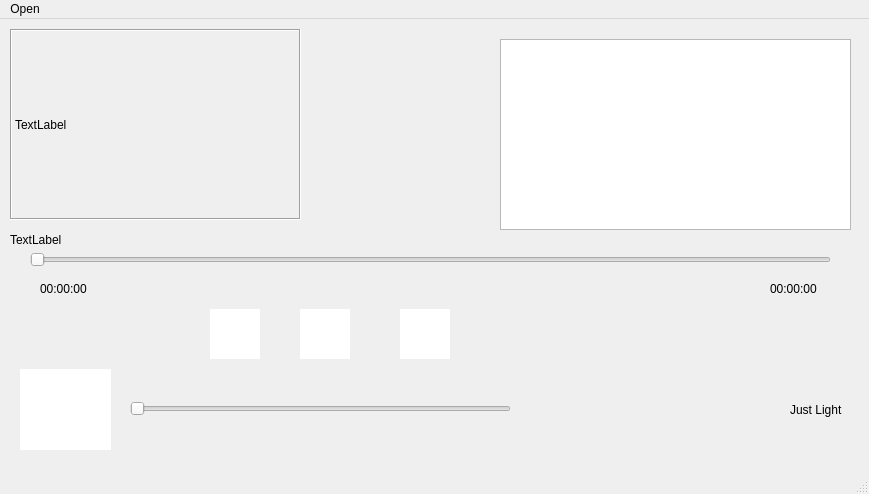
<?xml version="1.0" encoding="UTF-8"?>
<ui version="4.0">
 <class>MainWindow</class>
 <widget class="QMainWindow" name="MainWindow">
  <property name="geometry">
   <rect>
    <x>0</x>
    <y>0</y>
    <width>869</width>
    <height>494</height>
   </rect>
  </property>
  <property name="windowTitle">
   <string>MainWindow</string>
  </property>
  <property name="styleSheet">
   <string notr="true">QMainWindow{
 }
background-color: rgb(26, 26, 26);
</string>
  </property>
  <property name="iconSize">
   <size>
    <width>40</width>
    <height>40</height>
   </size>
  </property>
  <widget class="QWidget" name="centralwidget">
   <widget class="QLabel" name="label">
    <property name="geometry">
     <rect>
      <x>10</x>
      <y>210</y>
      <width>311</width>
      <height>21</height>
     </rect>
    </property>
    <property name="styleSheet">
     <string notr="true">border-color: 2px solid rgb(255, 255, 255);</string>
    </property>
    <property name="text">
     <string>TextLabel</string>
    </property>
   </widget>
   <widget class="QSlider" name="horizontalSlider">
    <property name="geometry">
     <rect>
      <x>30</x>
      <y>220</y>
      <width>801</width>
      <height>41</height>
     </rect>
    </property>
    <property name="styleSheet">
     <string notr="true">Qslider::groovehorizontal
{
	height:10px;
	width:460px;
	background:red;
	border-radius:5x;
}
Qslider::handle:horizontal
{
	background:rgb(52,50,64);
	width:20px;
	height:20px;
	margin:-7px-7px;
	border-radius:10px;
}</string>
    </property>
    <property name="orientation">
     <enum>Qt::Horizontal</enum>
    </property>
   </widget>
   <widget class="QSlider" name="horizontalSlider_2">
    <property name="geometry">
     <rect>
      <x>130</x>
      <y>380</y>
      <width>381</width>
      <height>20</height>
     </rect>
    </property>
    <property name="styleSheet">
     <string notr="true">Qslider::groovehorizontal
{
	height:10px;
	width:460px;
	background:red;
	border-radius:5x;
}
Qslider::handle:horizontal
{
	background:rgb(52,50,64);
	width:20px;
	height:20px;
	margin:-7px-7px;
	border-radius:10px;
}</string>
    </property>
    <property name="orientation">
     <enum>Qt::Horizontal</enum>
    </property>
   </widget>
   <widget class="QPushButton" name="pushButton">
    <property name="geometry">
     <rect>
      <x>20</x>
      <y>350</y>
      <width>91</width>
      <height>81</height>
     </rect>
    </property>
    <property name="styleSheet">
     <string notr="true">QPushButton
{
	border:none;
	border-radius:50px;
	background-color:rgb(255,255,255);
	color:rgb(52,51,64);
	padding:0px;
}</string>
    </property>
    <property name="text">
     <string/>
    </property>
    <property name="iconSize">
     <size>
      <width>40</width>
      <height>40</height>
     </size>
    </property>
   </widget>
   <widget class="QPushButton" name="Push_seekback">
    <property name="geometry">
     <rect>
      <x>210</x>
      <y>290</y>
      <width>50</width>
      <height>50</height>
     </rect>
    </property>
    <property name="styleSheet">
     <string notr="true">QPushButton
{
	border:none;
	border-radius:50px;
	background-color:rgb(255,255,255);
	color:rgb(52,51,64);
	min-width:50px;
	max-width:50px;
	min-height:50px;
	max-height:50px;
	padding:0px;
}
QPushButton:hover
{
	background-color: rgb(109, 109, 109);
}</string>
    </property>
    <property name="text">
     <string/>
    </property>
    <property name="iconSize">
     <size>
      <width>40</width>
      <height>40</height>
     </size>
    </property>
   </widget>
   <widget class="QPushButton" name="Push_play">
    <property name="geometry">
     <rect>
      <x>300</x>
      <y>290</y>
      <width>50</width>
      <height>50</height>
     </rect>
    </property>
    <property name="styleSheet">
     <string notr="true">QPushButton
{
	border:none;
	border-radius:50px;
	background-color:rgb(255,255,255);
	color:rgb(52,51,64);
	min-width:50px;
	max-width:50px;
	min-height:50px;
	max-height:50px;
	padding:0px;
}
QPushButton:hover
{
	background-color: rgb(109, 109, 109);
}</string>
    </property>
    <property name="text">
     <string/>
    </property>
    <property name="iconSize">
     <size>
      <width>40</width>
      <height>40</height>
     </size>
    </property>
   </widget>
   <widget class="QPushButton" name="Push_seekfoward">
    <property name="geometry">
     <rect>
      <x>400</x>
      <y>290</y>
      <width>50</width>
      <height>50</height>
     </rect>
    </property>
    <property name="styleSheet">
     <string notr="true">QPushButton
{
	border:none;
	border-radius:50px;
	background-color:rgb(255,255,255);
	color:rgb(52,51,64);
	min-width:50px;
	max-width:50px;
	min-height:50px;
	max-height:50px;
	padding:0px;
}
QPushButton:hover
{
	background-color: rgb(109, 109, 109);
}</string>
    </property>
    <property name="text">
     <string/>
    </property>
    <property name="iconSize">
     <size>
      <width>40</width>
      <height>40</height>
     </size>
    </property>
   </widget>
   <widget class="QLabel" name="label_3">
    <property name="geometry">
     <rect>
      <x>40</x>
      <y>260</y>
      <width>63</width>
      <height>20</height>
     </rect>
    </property>
    <property name="text">
     <string>00:00:00</string>
    </property>
   </widget>
   <widget class="QLabel" name="label_4">
    <property name="geometry">
     <rect>
      <x>770</x>
      <y>260</y>
      <width>63</width>
      <height>20</height>
     </rect>
    </property>
    <property name="text">
     <string>00:00:00</string>
    </property>
   </widget>
   <widget class="QLabel" name="label_2">
    <property name="geometry">
     <rect>
      <x>10</x>
      <y>10</y>
      <width>291</width>
      <height>191</height>
     </rect>
    </property>
    <property name="frameShape">
     <enum>QFrame::Box</enum>
    </property>
    <property name="frameShadow">
     <enum>QFrame::Sunken</enum>
    </property>
    <property name="text">
     <string>TextLabel</string>
    </property>
    <property name="scaledContents">
     <bool>true</bool>
    </property>
    <property name="wordWrap">
     <bool>false</bool>
    </property>
   </widget>
   <widget class="QListWidget" name="listWidget">
    <property name="geometry">
     <rect>
      <x>500</x>
      <y>20</y>
      <width>351</width>
      <height>191</height>
     </rect>
    </property>
   </widget>
   <widget class="QLabel" name="label_5">
    <property name="geometry">
     <rect>
      <x>790</x>
      <y>340</y>
      <width>63</width>
      <height>101</height>
     </rect>
    </property>
    <property name="text">
     <string>Just Light</string>
    </property>
   </widget>
  </widget>
  <widget class="QMenuBar" name="menubar">
   <property name="geometry">
    <rect>
     <x>0</x>
     <y>0</y>
     <width>869</width>
     <height>25</height>
    </rect>
   </property>
   <widget class="QMenu" name="menuOpen">
    <property name="title">
     <string>Open</string>
    </property>
    <addaction name="actionSelect_File"/>
   </widget>
   <addaction name="menuOpen"/>
  </widget>
  <widget class="QStatusBar" name="statusbar"/>
  <action name="actionSelect_File">
   <property name="text">
    <string>Select File</string>
   </property>
  </action>
 </widget>
 <resources/>
 <connections/>
</ui>
